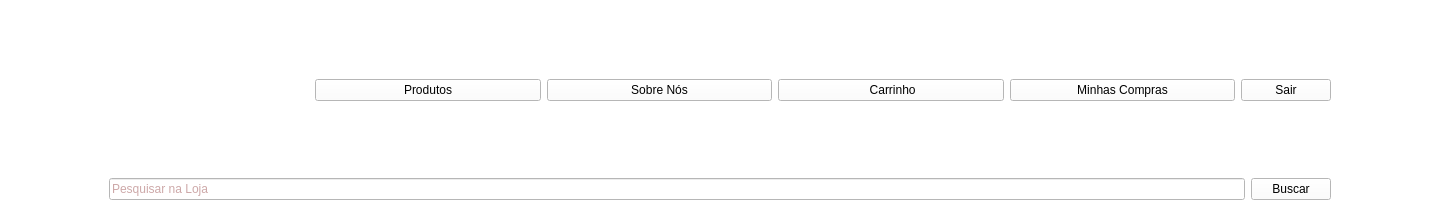
         <widget class="QWidget" name="headerWidget" native="true">
          <property name="sizePolicy">
           <sizepolicy hsizetype="Expanding" vsizetype="Fixed">
            <horstretch>0</horstretch>
            <verstretch>0</verstretch>
           </sizepolicy>
          </property>
          <property name="minimumSize">
           <size>
            <width>1440</width>
            <height>220</height>
           </size>
          </property>
          <property name="maximumSize">
           <size>
            <width>16777215</width>
            <height>16777215</height>
           </size>
          </property>
          <property name="styleSheet">
           <string notr="true">background-color: #FFFFFF;</string>
          </property>
          <layout class="QVBoxLayout" name="verticalLayout_46" stretch="80,20">
           <property name="spacing">
            <number>0</number>
           </property>
           <property name="leftMargin">
            <number>100</number>
           </property>
           <property name="rightMargin">
            <number>100</number>
           </property>
           <item>
            <widget class="QWidget" name="botoesPrincipais" native="true">
             <layout class="QHBoxLayout" name="horizontalLayout_26">
              <item>
               <widget class="QLabel" name="logoLabel">
                <property name="maximumSize">
                 <size>
                  <width>200</width>
                  <height>88</height>
                 </size>
                </property>
                <property name="font">
                 <font>
                  <pointsize>22</pointsize>
                  <bold>true</bold>
                 </font>
                </property>
                <property name="styleSheet">
                 <string notr="true">color: #24352C;
background-color: transparent;</string>
                </property>
                <property name="text">
                 <string/>
                </property>
                <property name="pixmap">
                 <pixmap resource="../Resources/resources.qrc">:/images/logo (1).png</pixmap>
                </property>
                <property name="scaledContents">
                 <bool>true</bool>
                </property>
               </widget>
              </item>
              <item>
               <widget class="QPushButton" name="btnProdutos">
                <property name="font">
                 <font>
                  <fontweight>Medium</fontweight>
                 </font>
                </property>
                <property name="styleSheet">
                 <string notr="true"/>
                </property>
                <property name="text">
                 <string>Produtos</string>
                </property>
               </widget>
              </item>
              <item>
               <widget class="QPushButton" name="btnSobreNos">
                <property name="styleSheet">
                 <string notr="true"/>
                </property>
                <property name="text">
                 <string>Sobre Nós</string>
                </property>
               </widget>
              </item>
              <item>
               <widget class="QPushButton" name="btnCarrinho">
                <property name="styleSheet">
                 <string notr="true"/>
                </property>
                <property name="text">
                 <string> Carrinho</string>
                </property>
               </widget>
              </item>
              <item>
               <widget class="QPushButton" name="btnMinhasCompras">
                <property name="text">
                 <string>Minhas Compras</string>
                </property>
               </widget>
              </item>
              <item>
               <widget class="QPushButton" name="btnSairLoja">
                <property name="sizePolicy">
                 <sizepolicy hsizetype="Preferred" vsizetype="Fixed">
                  <horstretch>0</horstretch>
                  <verstretch>0</verstretch>
                 </sizepolicy>
                </property>
                <property name="maximumSize">
                 <size>
                  <width>90</width>
                  <height>16777215</height>
                 </size>
                </property>
                <property name="text">
                 <string>Sair</string>
                </property>
               </widget>
              </item>
             </layout>
            </widget>
           </item>
           <item>
            <widget class="QWidget" name="linhaBusca" native="true">
             <property name="sizePolicy">
              <sizepolicy hsizetype="Preferred" vsizetype="Preferred">
               <horstretch>0</horstretch>
               <verstretch>0</verstretch>
              </sizepolicy>
             </property>
             <property name="maximumSize">
              <size>
               <width>16777215</width>
               <height>16777215</height>
              </size>
             </property>
             <layout class="QHBoxLayout" name="horizontalLayout">
              <item>
               <widget class="QLineEdit" name="inputBusca">
                <property name="styleSheet">
                 <string notr="true">color: #9B5252</string>
                </property>
                <property name="placeholderText">
                 <string>Pesquisar na Loja</string>
                </property>
                <property name="clearButtonEnabled">
                 <bool>true</bool>
                </property>
               </widget>
              </item>
              <item>
               <widget class="QPushButton" name="btnBuscar">
                <property name="text">
                 <string>Buscar</string>
                </property>
               </widget>
              </item>
             </layout>
            </widget>
           </item>
          </layout>
         </widget>
